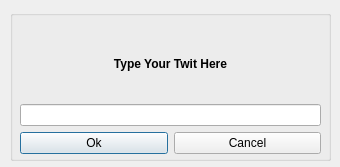
<ui version="4.0" >
 <class>sendTwitDialog</class>
 <widget class="QDialog" name="sendTwitDialog" >
  <property name="geometry" >
   <rect>
    <x>0</x>
    <y>0</y>
    <width>340</width>
    <height>167</height>
   </rect>
  </property>
  <property name="sizePolicy" >
   <sizepolicy vsizetype="Fixed" hsizetype="Fixed" >
    <horstretch>0</horstretch>
    <verstretch>0</verstretch>
   </sizepolicy>
  </property>
  <property name="maximumSize" >
   <size>
    <width>340</width>
    <height>167</height>
   </size>
  </property>
  <property name="windowTitle" >
   <string>Type in Your Twits here</string>
  </property>
  <widget class="QGroupBox" name="groupBox" >
   <property name="geometry" >
    <rect>
     <x>10</x>
     <y>10</y>
     <width>321</width>
     <height>151</height>
    </rect>
   </property>
   <property name="title" >
    <string/>
   </property>
   <widget class="QWidget" name="gridLayoutWidget" >
    <property name="geometry" >
     <rect>
      <x>10</x>
      <y>20</y>
      <width>301</width>
      <height>124</height>
     </rect>
    </property>
    <layout class="QGridLayout" name="gridLayout" >
     <item row="2" column="0" >
      <widget class="QPushButton" name="pushButton" >
       <property name="text" >
        <string>Ok</string>
       </property>
      </widget>
     </item>
     <item row="2" column="1" >
      <widget class="QPushButton" name="pushButton_2" >
       <property name="text" >
        <string>Cancel</string>
       </property>
      </widget>
     </item>
     <item row="1" column="0" colspan="2" >
      <widget class="QLineEdit" name="twitLineEdit" >
       <property name="maxLength" >
        <number>140</number>
       </property>
       <property name="frame" >
        <bool>true</bool>
       </property>
       <property name="dragEnabled" >
        <bool>true</bool>
       </property>
      </widget>
     </item>
     <item row="0" column="0" colspan="2" >
      <widget class="QLabel" name="label" >
       <property name="text" >
        <string>&lt;B>Type Your Twit Here&lt;/B></string>
       </property>
       <property name="textFormat" >
        <enum>Qt::RichText</enum>
       </property>
       <property name="scaledContents" >
        <bool>true</bool>
       </property>
       <property name="alignment" >
        <set>Qt::AlignCenter</set>
       </property>
      </widget>
     </item>
    </layout>
   </widget>
  </widget>
 </widget>
 <resources/>
 <connections>
  <connection>
   <sender>pushButton_2</sender>
   <signal>clicked()</signal>
   <receiver>sendTwitDialog</receiver>
   <slot>reject()</slot>
   <hints>
    <hint type="sourcelabel" >
     <x>177</x>
     <y>148</y>
    </hint>
    <hint type="destinationlabel" >
     <x>338</x>
     <y>107</y>
    </hint>
   </hints>
  </connection>
  <connection>
   <sender>pushButton</sender>
   <signal>clicked()</signal>
   <receiver>sendTwitDialog</receiver>
   <slot>accept()</slot>
   <hints>
    <hint type="sourcelabel" >
     <x>107</x>
     <y>142</y>
    </hint>
    <hint type="destinationlabel" >
     <x>3</x>
     <y>81</y>
    </hint>
   </hints>
  </connection>
 </connections>
 <slots>
  <signal>acceptTwit()</signal>
 </slots>
</ui>
